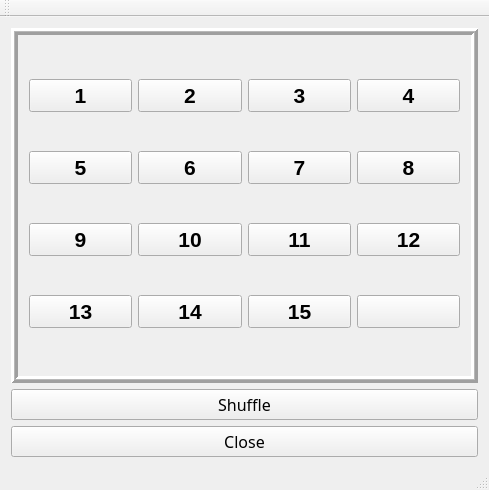
<?xml version="1.0" encoding="UTF-8"?>
<ui version="4.0">
 <class>MainWindow</class>
 <widget class="QMainWindow" name="MainWindow">
  <property name="geometry">
   <rect>
    <x>0</x>
    <y>0</y>
    <width>489</width>
    <height>490</height>
   </rect>
  </property>
  <property name="sizePolicy">
   <sizepolicy hsizetype="Fixed" vsizetype="Fixed">
    <horstretch>0</horstretch>
    <verstretch>0</verstretch>
   </sizepolicy>
  </property>
  <property name="windowTitle">
   <string>15 Numbers Puzzle</string>
  </property>
  <widget class="QWidget" name="centralWidget">
   <layout class="QVBoxLayout" name="verticalLayout">
    <item>
     <widget class="QFrame" name="frame">
      <property name="frameShape">
       <enum>QFrame::Box</enum>
      </property>
      <property name="frameShadow">
       <enum>QFrame::Raised</enum>
      </property>
      <property name="lineWidth">
       <number>3</number>
      </property>
      <property name="midLineWidth">
       <number>1</number>
      </property>
      <layout class="QGridLayout" name="gridLayout">
       <item row="0" column="0">
        <widget class="QPushButton" name="button_1">
         <property name="maximumSize">
          <size>
           <width>16777215</width>
           <height>16777215</height>
          </size>
         </property>
         <property name="font">
          <font>
           <pointsize>16</pointsize>
           <weight>75</weight>
           <bold>true</bold>
          </font>
         </property>
         <property name="text">
          <string>1</string>
         </property>
        </widget>
       </item>
       <item row="0" column="1">
        <widget class="QPushButton" name="button_2">
         <property name="maximumSize">
          <size>
           <width>16777215</width>
           <height>16777215</height>
          </size>
         </property>
         <property name="font">
          <font>
           <pointsize>16</pointsize>
           <weight>75</weight>
           <bold>true</bold>
          </font>
         </property>
         <property name="text">
          <string>2</string>
         </property>
        </widget>
       </item>
       <item row="0" column="2">
        <widget class="QPushButton" name="button_3">
         <property name="maximumSize">
          <size>
           <width>16777215</width>
           <height>16777215</height>
          </size>
         </property>
         <property name="font">
          <font>
           <pointsize>16</pointsize>
           <weight>75</weight>
           <bold>true</bold>
          </font>
         </property>
         <property name="text">
          <string>3</string>
         </property>
        </widget>
       </item>
       <item row="0" column="3">
        <widget class="QPushButton" name="button_4">
         <property name="maximumSize">
          <size>
           <width>16777215</width>
           <height>16777215</height>
          </size>
         </property>
         <property name="font">
          <font>
           <pointsize>16</pointsize>
           <weight>75</weight>
           <bold>true</bold>
          </font>
         </property>
         <property name="text">
          <string>4</string>
         </property>
        </widget>
       </item>
       <item row="2" column="0">
        <widget class="QPushButton" name="button_9">
         <property name="maximumSize">
          <size>
           <width>16777215</width>
           <height>16777215</height>
          </size>
         </property>
         <property name="font">
          <font>
           <pointsize>16</pointsize>
           <weight>75</weight>
           <bold>true</bold>
          </font>
         </property>
         <property name="text">
          <string>9</string>
         </property>
        </widget>
       </item>
       <item row="2" column="1">
        <widget class="QPushButton" name="button_10">
         <property name="maximumSize">
          <size>
           <width>16777215</width>
           <height>16777215</height>
          </size>
         </property>
         <property name="font">
          <font>
           <pointsize>16</pointsize>
           <weight>75</weight>
           <bold>true</bold>
          </font>
         </property>
         <property name="text">
          <string>10</string>
         </property>
        </widget>
       </item>
       <item row="2" column="2">
        <widget class="QPushButton" name="button_11">
         <property name="maximumSize">
          <size>
           <width>16777215</width>
           <height>16777215</height>
          </size>
         </property>
         <property name="font">
          <font>
           <pointsize>16</pointsize>
           <weight>75</weight>
           <bold>true</bold>
          </font>
         </property>
         <property name="text">
          <string>11</string>
         </property>
        </widget>
       </item>
       <item row="2" column="3">
        <widget class="QPushButton" name="button_12">
         <property name="maximumSize">
          <size>
           <width>16777215</width>
           <height>16777215</height>
          </size>
         </property>
         <property name="font">
          <font>
           <pointsize>16</pointsize>
           <weight>75</weight>
           <bold>true</bold>
          </font>
         </property>
         <property name="text">
          <string>12</string>
         </property>
        </widget>
       </item>
       <item row="3" column="0">
        <widget class="QPushButton" name="button_13">
         <property name="maximumSize">
          <size>
           <width>16777215</width>
           <height>16777215</height>
          </size>
         </property>
         <property name="font">
          <font>
           <pointsize>16</pointsize>
           <weight>75</weight>
           <bold>true</bold>
          </font>
         </property>
         <property name="text">
          <string>13</string>
         </property>
        </widget>
       </item>
       <item row="3" column="1">
        <widget class="QPushButton" name="button_14">
         <property name="maximumSize">
          <size>
           <width>16777215</width>
           <height>16777215</height>
          </size>
         </property>
         <property name="font">
          <font>
           <pointsize>16</pointsize>
           <weight>75</weight>
           <bold>true</bold>
          </font>
         </property>
         <property name="text">
          <string>14</string>
         </property>
        </widget>
       </item>
       <item row="3" column="2">
        <widget class="QPushButton" name="button_15">
         <property name="maximumSize">
          <size>
           <width>16777215</width>
           <height>16777215</height>
          </size>
         </property>
         <property name="font">
          <font>
           <pointsize>16</pointsize>
           <weight>75</weight>
           <bold>true</bold>
          </font>
         </property>
         <property name="text">
          <string>15</string>
         </property>
        </widget>
       </item>
       <item row="3" column="3">
        <widget class="QPushButton" name="button_16">
         <property name="maximumSize">
          <size>
           <width>16777215</width>
           <height>16777215</height>
          </size>
         </property>
         <property name="font">
          <font>
           <pointsize>16</pointsize>
           <weight>75</weight>
           <bold>true</bold>
          </font>
         </property>
         <property name="text">
          <string/>
         </property>
        </widget>
       </item>
       <item row="1" column="2">
        <widget class="QPushButton" name="button_7">
         <property name="maximumSize">
          <size>
           <width>16777215</width>
           <height>16777215</height>
          </size>
         </property>
         <property name="font">
          <font>
           <pointsize>16</pointsize>
           <weight>75</weight>
           <bold>true</bold>
          </font>
         </property>
         <property name="text">
          <string>7</string>
         </property>
        </widget>
       </item>
       <item row="1" column="0">
        <widget class="QPushButton" name="button_5">
         <property name="maximumSize">
          <size>
           <width>16777215</width>
           <height>16777215</height>
          </size>
         </property>
         <property name="font">
          <font>
           <pointsize>16</pointsize>
           <weight>75</weight>
           <bold>true</bold>
          </font>
         </property>
         <property name="text">
          <string>5</string>
         </property>
        </widget>
       </item>
       <item row="1" column="1">
        <widget class="QPushButton" name="button_6">
         <property name="maximumSize">
          <size>
           <width>16777215</width>
           <height>16777215</height>
          </size>
         </property>
         <property name="font">
          <font>
           <pointsize>16</pointsize>
           <weight>75</weight>
           <bold>true</bold>
          </font>
         </property>
         <property name="text">
          <string>6</string>
         </property>
        </widget>
       </item>
       <item row="1" column="3">
        <widget class="QPushButton" name="button_8">
         <property name="maximumSize">
          <size>
           <width>16777215</width>
           <height>16777215</height>
          </size>
         </property>
         <property name="font">
          <font>
           <pointsize>16</pointsize>
           <weight>75</weight>
           <bold>true</bold>
          </font>
         </property>
         <property name="text">
          <string>8</string>
         </property>
        </widget>
       </item>
      </layout>
     </widget>
    </item>
    <item>
     <widget class="QPushButton" name="pushButton">
      <property name="font">
       <font>
        <family>MV Boli</family>
        <pointsize>12</pointsize>
        <weight>9</weight>
        <italic>false</italic>
        <bold>false</bold>
       </font>
      </property>
      <property name="autoFillBackground">
       <bool>false</bool>
      </property>
      <property name="styleSheet">
       <string notr="true">font: 75 12pt &quot;MV Boli&quot;;</string>
      </property>
      <property name="text">
       <string>Shuffle</string>
      </property>
     </widget>
    </item>
    <item>
     <widget class="QPushButton" name="pushButton_2">
      <property name="font">
       <font>
        <family>MV Boli</family>
        <pointsize>12</pointsize>
        <weight>9</weight>
        <italic>false</italic>
        <bold>false</bold>
       </font>
      </property>
      <property name="styleSheet">
       <string notr="true">font: 75 12pt &quot;MV Boli&quot;;</string>
      </property>
      <property name="text">
       <string>Close</string>
      </property>
     </widget>
    </item>
   </layout>
  </widget>
  <widget class="QMenuBar" name="menuBar">
   <property name="geometry">
    <rect>
     <x>0</x>
     <y>0</y>
     <width>489</width>
     <height>25</height>
    </rect>
   </property>
  </widget>
  <widget class="QToolBar" name="mainToolBar">
   <attribute name="toolBarArea">
    <enum>TopToolBarArea</enum>
   </attribute>
   <attribute name="toolBarBreak">
    <bool>false</bool>
   </attribute>
  </widget>
  <widget class="QStatusBar" name="statusBar"/>
 </widget>
 <layoutdefault spacing="6" margin="11"/>
 <resources/>
 <connections>
  <connection>
   <sender>pushButton_2</sender>
   <signal>clicked()</signal>
   <receiver>statusBar</receiver>
   <slot>close()</slot>
   <hints>
    <hint type="sourcelabel">
     <x>350</x>
     <y>442</y>
    </hint>
    <hint type="destinationlabel">
     <x>370</x>
     <y>478</y>
    </hint>
   </hints>
  </connection>
  <connection>
   <sender>pushButton_2</sender>
   <signal>clicked()</signal>
   <receiver>MainWindow</receiver>
   <slot>close()</slot>
   <hints>
    <hint type="sourcelabel">
     <x>331</x>
     <y>442</y>
    </hint>
    <hint type="destinationlabel">
     <x>327</x>
     <y>333</y>
    </hint>
   </hints>
  </connection>
 </connections>
</ui>
